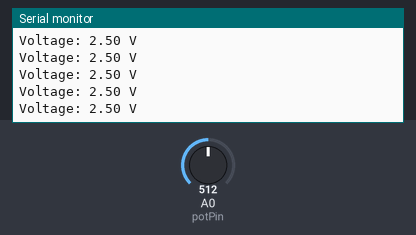
Bench run of a sketch on a simulated Arduino Uno, built with avr-gcc and run on an emulated ATmega328P. Shown: the last lines printed to the serial monitor. The test bench sets the inputs (shaded band); at power-on: A0 (potPin) = 512.

Above: at 1.2 s.
1.3 s: A0 (potPin) set to 716
At 1.31 s:
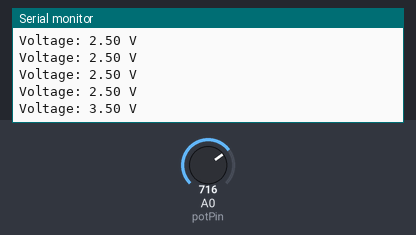
2.8 s: A0 (potPin) set to 900
At 2.82 s:
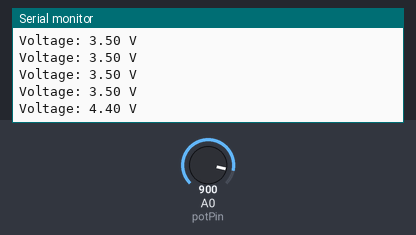
Timing chart, 0 to 5.8 s (numbered marks = the images above; inputs shaded):
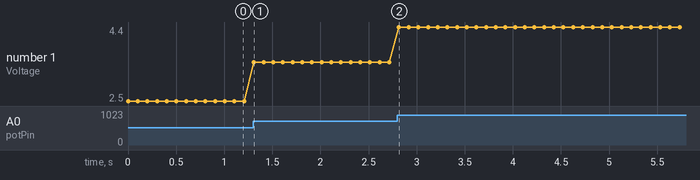

Measured:
- after the input at 1.3 s, the serial monitor: prints a new line at once (image 1)
- after the input at 2.8 s, the serial monitor: prints a new line at once (image 2)
- plotted number 1: 2.5 → 3.5 after the input at 1.3 s, 3.5 → 4.4 after the input at 2.8 s

The sketch:

No4.ino
```cpp
int potPin = A0;  // Potensiometer terhubung ke pin analog A0
float potValue = 0; // Variabel untuk menyimpan nilai dari potensiometer
float voltage = 0;  // Variabel untuk menyimpan hasil konversi tegangan

void setup() {
  // Inisialisasi Serial Monitor dengan baud rate 9600
  Serial.begin(9600);
}

void loop() {
  // Baca nilai analog dari potensiometer (nilai dari 0 hingga 1023)
  potValue = analogRead(potPin);

  // Konversi nilai potensiometer ke tegangan (0 hingga 5V)
  voltage = potValue * (5.0 / 1023.0);

  // Tampilkan nilai tegangan di Serial Monitor
  Serial.print("Voltage: ");
  Serial.print(voltage);
  Serial.println(" V");  // Tambahkan satuan volt

  // Tambahkan jeda 100 ms
  delay(100);
}
```
